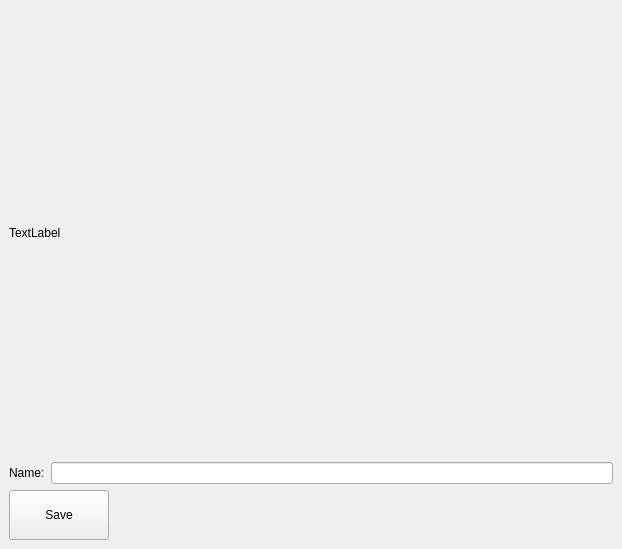
<?xml version="1.0" encoding="UTF-8"?>
<ui version="4.0">
 <class>MainWindow</class>
 <widget class="QMainWindow" name="MainWindow">
  <property name="geometry">
   <rect>
    <x>0</x>
    <y>0</y>
    <width>622</width>
    <height>549</height>
   </rect>
  </property>
  <property name="windowTitle">
   <string>MainWindow</string>
  </property>
  <widget class="QWidget" name="centralwidget">
   <layout class="QVBoxLayout" name="verticalLayout">
    <item>
     <widget class="QLabel" name="label_2">
      <property name="text">
       <string>TextLabel</string>
      </property>
     </widget>
    </item>
    <item>
     <layout class="QVBoxLayout" name="verticalLayout_2">
      <item>
       <layout class="QHBoxLayout" name="horizontalLayout">
        <item>
         <widget class="QLabel" name="label">
          <property name="text">
           <string>Name:</string>
          </property>
         </widget>
        </item>
        <item>
         <widget class="QLineEdit" name="lineEdit"/>
        </item>
       </layout>
      </item>
     </layout>
    </item>
    <item>
     <widget class="QPushButton" name="pushButton">
      <property name="minimumSize">
       <size>
        <width>100</width>
        <height>50</height>
       </size>
      </property>
      <property name="maximumSize">
       <size>
        <width>100</width>
        <height>50</height>
       </size>
      </property>
      <property name="text">
       <string>Save</string>
      </property>
     </widget>
    </item>
   </layout>
  </widget>
  <action name="actionUpdate">
   <property name="text">
    <string>Update</string>
   </property>
  </action>
  <action name="actionClose">
   <property name="text">
    <string>Close</string>
   </property>
  </action>
  <action name="actionSave_System_And_Project">
   <property name="text">
    <string>Save System And Project</string>
   </property>
  </action>
  <action name="actionSave_System">
   <property name="text">
    <string>Save System</string>
   </property>
  </action>
  <action name="actionSave_Project">
   <property name="text">
    <string>Save Project</string>
   </property>
  </action>
  <action name="actionReset_Sytem_And_Project">
   <property name="text">
    <string>Reset Sytem And Project</string>
   </property>
  </action>
  <action name="actionReset_Sytem">
   <property name="text">
    <string>Reset Sytem</string>
   </property>
  </action>
  <action name="actionReset_Project">
   <property name="text">
    <string>Reset Project</string>
   </property>
  </action>
  <action name="actionConfiguration">
   <property name="text">
    <string>Configuration</string>
   </property>
  </action>
 </widget>
 <resources/>
 <connections/>
</ui>
